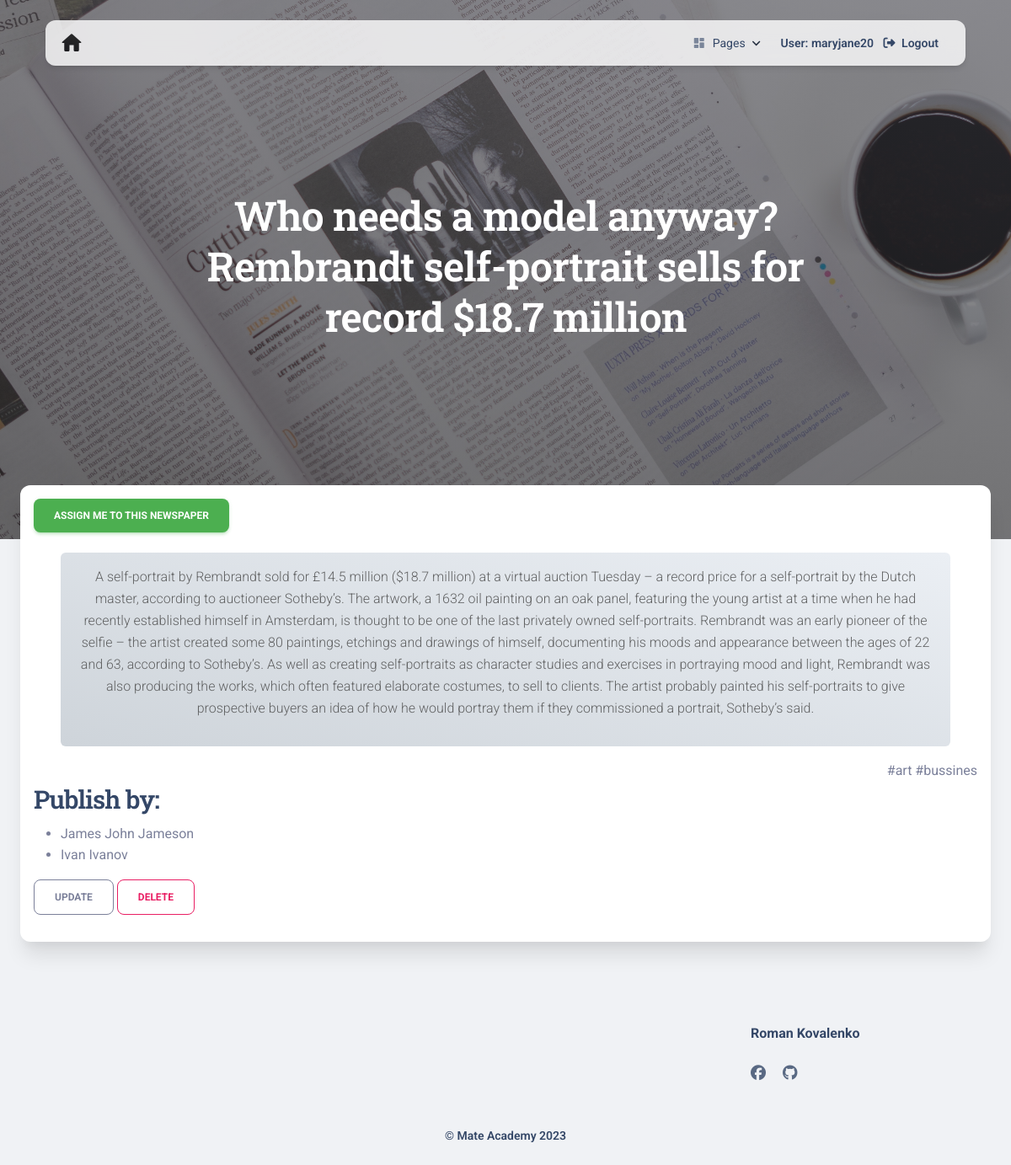
Screenshot of /newspapers/6/ (signed in) with the database file from the repository.
### news/models.py (models this page shows, shortened)
class Redactor(AbstractUser):
    img = models.ImageField(
        "Redactor's photo", default="default.png", upload_to="user_images"
    )
    years_of_experience = models.IntegerField(
        default=0, validators=[MaxValueValidator(100), MinValueValidator(0)]
    )
    class Meta:
        verbose_name = "redactor"
        verbose_name_plural = "redactors"

class Newspaper(models.Model):
    title = models.CharField(max_length=255)
    content = models.TextField(blank=True)
    published_date = models.DateTimeField(auto_now_add=True)
    topic = models.ManyToManyField(Topic, related_name="newspapers")
    publishers = models.ManyToManyField(Redactor, related_name="newspapers")
    class Meta:
        ordering = ["-published_date"]
        verbose_name = "newspaper"
        verbose_name_plural = "newspapers"

class Topic(models.Model):
    name = models.CharField(max_length=255, unique=True)
    class Meta:
        ordering = ["name"]

### news/views.py (the view)
class NewspaperDetailView(LoginRequiredMixin, generic.DetailView):
    model = Newspaper

### news/context_processors.py (called while the page is built)
def cfg_assets_root(request):
    return {"ASSETS_ROOT": settings.ASSETS_ROOT}

### templates/news/newspaper_detail.html (shortened to what this page needs)
{% extends "base.html" %}
{% block content %}
  <div class="page-header min-vh-80" style="background-image: url('{{ ASSETS_ROOT }}/img/bg4.jpg')">
    <span class="mask bg-gradient-dark opacity-6"></span>
    <div class="container">
      <div class="row">
        <div class="col-md-8 mx-auto">
          <div class="text-center">
            <h1 class="text-white">{{ newspaper.title }}</h1>
          </div>
        </div>
      </div>
    </div>
  </div>
  <div class="card card-body shadow-xl mx-3 mx-md-4 mt-n6">
  {% if request.user in  newspaper.publishers.all %}
    <form action="{% url 'news:update-publishers' pk=newspaper.pk %}" method="post" novalidate>
      {% csrf_token %}
      <input type="submit" value="Delete me from this newspaper" class="btn btn-danger link-to-page">
    </form>
    {% else%}
    <form action="{% url 'news:update-publishers' pk=newspaper.pk%}" method="post" novalidate>
      <input type="submit" value="Assign me to this newspaper" class="btn btn-success link-to-page">
    </form>
    {% endif %}
    <div class="container">
      <div class="d-flex justify-content-center">
          <div class="alert alert-light m-2 text-lg-center">
            <p>{{ newspaper.content }}</p>
            </div>
          </div>
      </div>
      <div class="row">
        <div class="mt-2 text-sm-end">
          {% for topic in newspaper.topic.all %}
            <span class="text-muted ">#{{ topic.name.lower }}</span>
          {% endfor %}
        </div>
      <div>
      <h3>Publish by:</h3>
      <ul>
        {% for publisher in newspaper.publishers.all %}
          <li>{{ publisher.first_name }} {{ publisher.last_name }}</li>
        {% empty %}
          <p>No publishers yet</p>
        {% endfor %}
      </ul>
      <a class="btn btn-outline-secondary" href="{% url 'news:newspaper-update' pk=newspaper.id %}">
        Update
      </a>
      <a class="btn btn-outline-primary" href="{% url 'news:newspaper-delete' pk=newspaper.id %}">
        Delete
      </a>
      </div>
    </div>
  </div>
{% endblock content %}

### templates/includes/navigation.html (shortened to what this page needs)
  <div class="container position-sticky z-index-sticky top-0">
    <div class="row">
      <div class="col-12">
        <nav class="navbar navbar-expand-lg  blur border-radius-xl mt-4 top-0 z-index-3 shadow position-absolute my-3 py-2 start-0 end-0 mx-4">
          <div class="container-fluid px-0">
            <span class="material-icons text-gradient text-primary text-3xl"><a href="{% url 'news:index' %}">home</a></span>
            <div class="collapse navbar-collapse pt-3 pb-2 py-lg-0 w-100" id="navigation">
              <ul class="navbar-nav navbar-nav-hover ms-auto">
                <li class="nav-item dropdown dropdown-hover mx-2">
                  <a class="nav-link ps-2 d-flex cursor-pointer align-items-center" id="dropdownMenuPages" data-bs-toggle="dropdown" aria-expanded="false">
                    <i class="material-icons opacity-6 me-2 text-md">dashboard</i>
                    Pages
                    <img src="{{ ASSETS_ROOT }}/img/down-arrow-dark.svg" alt="down-arrow" class="arrow ms-auto ms-md-2">
                  </a>
                </li>
                <li class="nav-item ms-lg-auto mb-0">
                  {% if user.is_authenticated %}
                  <span class="nav-link nav-link-icon me-2">
                    <span class="d-inline text-sm z-index-1 font-weight-bold me-2">User: <a href="###">{{ user.get_username }}</a></span>
                    <i class="fa fa-sign-out me-1"></i>
                    <a class="d-inline text-sm z-index-1 font-weight-bold" data-bs-toggle="tooltip" data-bs-placement="bottom" href="{% url 'logout'%}?next={{request.path}}" title="Logout">Logout</a>
                  </span>
                  {% else %}
                  <span class="nav-link nav-link-icon me-2">
                    <i class="fa fa-sign-in me-1"></i>
                    <a class="d-inline text-sm z-index-1 font-weight-bold" data-bs-toggle="tooltip" data-bs-placement="bottom" href="{% url 'login'%}?next={{request.path}}" title="Login">Login</a>
                  </span>
                  {% endif %}
                </li>
              </ul>
            </div>
          </div>
        </nav>
      </div>
    </div>
  </div>

### rows the page displays
Redactor: get_username "maryjane20"
Newspaper: title "Who needs a model anyway? Rembrandt self-portrait sells for record $18.7 million", content "A self-portrait by Rembrandt sold for £14.5 million ($18.7 million) at a virtual auction Tuesday – a record price for a self-portrait by the Dutch master, according to auctioneer Sotheby’s. The artwork, a 1632 oil painting on an oak panel, featuring the young artist at a time when he had recently established himself in Amsterdam, is thought to be one of the last privately owned self-portraits. Rembrandt was an early pioneer of the selfie – the artist created some 80 paintings, etchings and drawings of himself, documenting his moods and appearance between the ages of 22 and 63, according to Sotheby’s. As well as creating self-portraits as character studies and exercises in portraying mood…"
Topic: name "art"
Topic: name "bussines"
Redactor: first_name "James John", last_name "Jameson"
Redactor: first_name "Ivan", last_name "Ivanov"
